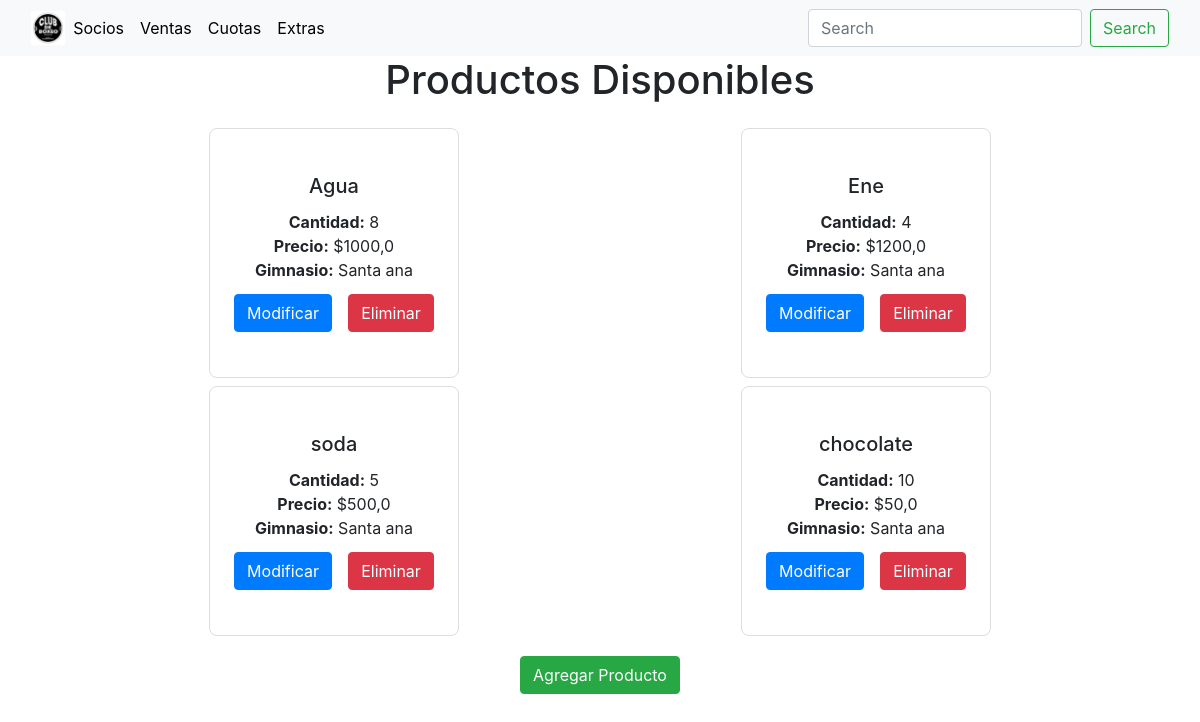
The page /productos/ (signed in) on the database its author committed.
### gimnasio/models.py (models this page shows, shortened)
class Producto(models.Model):
    descripcion = models.CharField(max_length=255)
    cantidad = models.IntegerField()  # Stock del producto
    gimnasio = models.ForeignKey(Gimnasio, on_delete=models.CASCADE, related_name="producto",default=None)
    precio = models.FloatField(null=True, blank=True)
    class Meta:
        db_table = 'Productos'
        verbose_name = 'Producto'
        verbose_name_plural = 'Productos'

class Gimnasio(models.Model):
    direccion = models.CharField(max_length=255)
    def __str__(self):
        return '%s  '%(self.direccion)
    class Meta:
        db_table = 'Gimnasios'
        verbose_name = 'Gimnasio'
        verbose_name_plural = 'Gimnasios'

### gimnasio/views.py (the view)
# urls.py: path('productos/', views.producto_list, name='producto_list'),
def producto_list(request):
    productos = Producto.objects.all()
    return render(request, 'producto_list.html', {'productos': productos})

### gimnasio/templates/producto_list.html (shortened to what this page needs)
{% extends "base.html" %}
{% load static %}
{% block content %}
<!DOCTYPE html>
<html>
<head>
</head>
<body>
    <h1 class="title-centered">Productos Disponibles</h1>
    <div class="row row-cols-1 row-cols-md-2 gx-0 row-centered">
        {% for producto in productos %}
            <div class="col d-flex justify-content-center py-1">
                <div class="card card-square">
                    <div class="card-body">
                        <h5 class="card-title">{{ producto.descripcion }}</h5>
                        <p class="card-text">
                            <strong>Cantidad:</strong> {{ producto.cantidad }}<br>
                            <strong>Precio:</strong> ${{ producto.precio }}<br>
                            <strong>Gimnasio:</strong> {{ producto.gimnasio }}
                        </p>
                        <div class="button-container">
                            <a href="{% url 'producto_editar' producto.id %}" class="btn btn-primary mt-auto">Modificar</a>
                            <a href="{% url 'producto_eliminar' producto.id %}" class="btn btn-danger mt-auto" onclick="return confirm('¿Estás seguro de eliminar este producto?')">Eliminar</a>
                        </div>
                    </div>
                </div>
            </div>
        {% empty %}
            <p>No hay productos disponibles.</p>
        {% endfor %}
    </div>
    <div class="button-centered">
        <a href="{% url 'producto_crear' %}" class="btn btn-success mt-3">Agregar Producto</a>
    </div>
</body>
</html>
{% endblock %}

### gimnasio/templates/producto_list.html (style rules this page uses)
.card-square { width: 250px; height: 250px; display: flex; flex-direction: column; text-align: center; justify-content: center; padding: 0.5rem; border: 1px solid #ddd; border-radius: 8px; }
.card-body { flex: 1; display: flex; flex-direction: column; justify-content: center; padding: 0.5rem; }
.card-text { margin-bottom: 0.3rem; }
.row-centered { display: flex; justify-content: center; padding: 0px; width: fit-content; margin: 0 auto; }
.title-centered { text-align: center; margin-bottom: 20px; }
.button-centered { display: flex; justify-content: center; }
.button-container { display: flex; justify-content: space-around; padding-top: 0.5rem; }
@media (min-width: 768px) { .row-cols-md-2 { display: flex; flex-wrap: wrap; } }
@media (min-width: 768px) { .col { flex-basis: 50%; padding: 0.5rem; box-sizing: border-box; } }

### rows shown on the page
Producto: descripcion "Agua", cantidad "8", precio "1000,0", gimnasio "Santa ana"
Producto: descripcion "Ene", cantidad "4", precio "1200,0", gimnasio "Santa ana"
Producto: descripcion "soda", cantidad "5", precio "500,0", gimnasio "Santa ana"
Producto: descripcion "chocolate", cantidad "10", precio "50,0", gimnasio "Santa ana"
